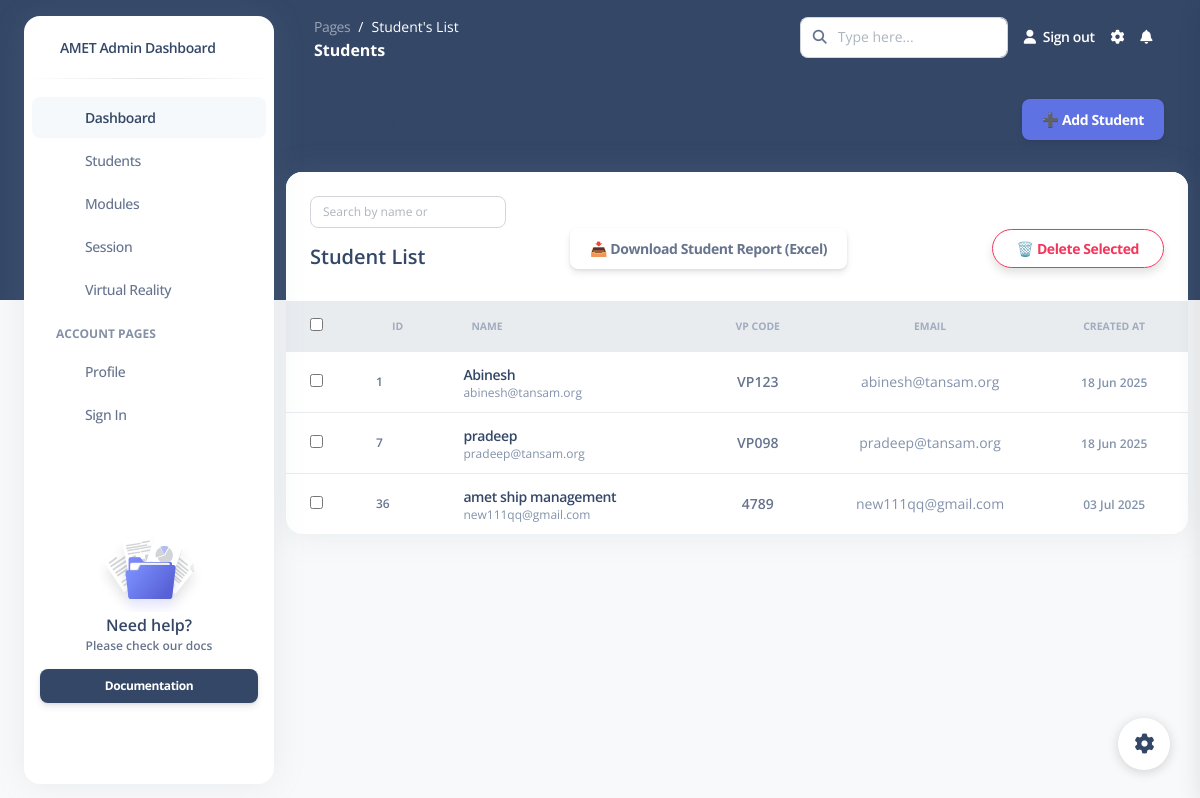
The app's page /students/, older data.
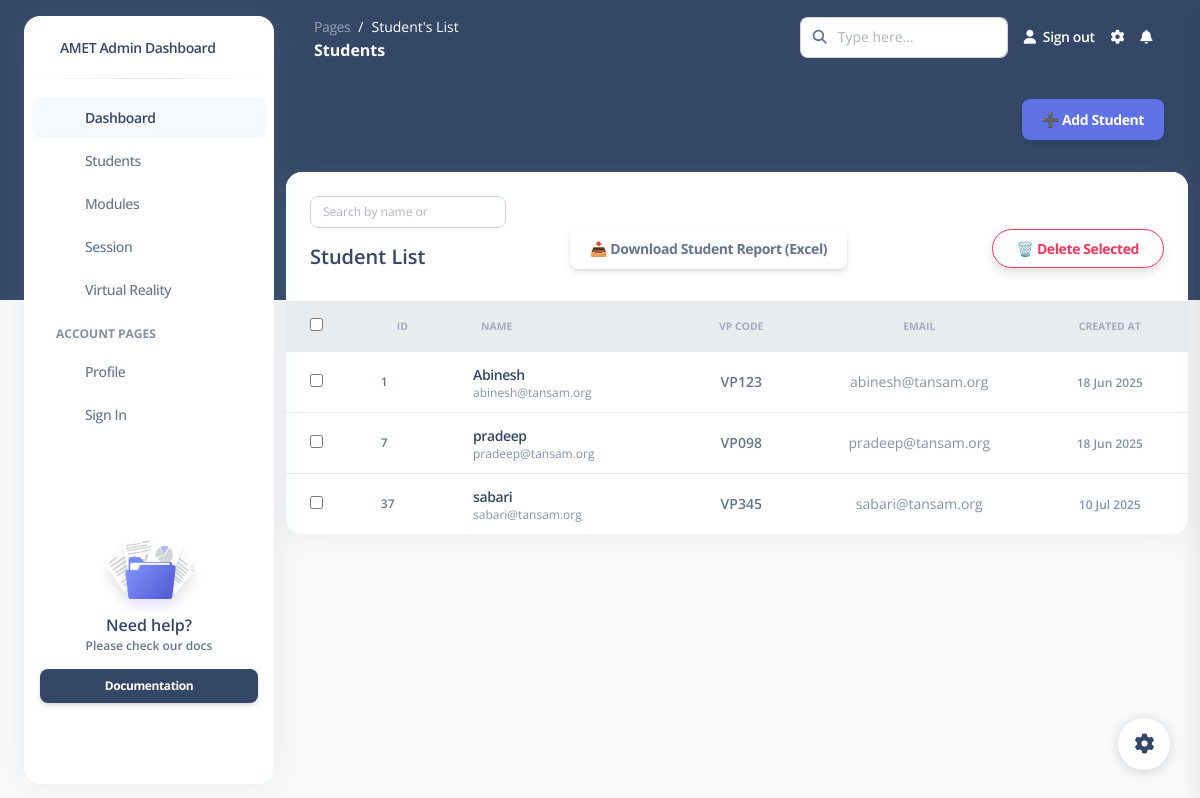
The same page, newer data.
### students/models.py (models this page shows, shortened)
class Student(models.Model):
    name = models.CharField(max_length=100)
    degree = models.ForeignKey(Degree, on_delete=models.SET_NULL, null=True, blank=True)
    department = models.ForeignKey(Department, on_delete=models.SET_NULL, null=True, blank=True,default=1)
    section = models.ForeignKey(Section, on_delete=models.SET_NULL, null=True, blank=True)
    email = models.EmailField(unique=True, null=True, blank=True)
    vp_code = models.CharField(max_length=20, unique=True)
    created_at = models.DateTimeField(default=timezone.now)

### students/views.py (the view)
# urls.py: path('students/', student_profile, name='student_profile'),
def student_profile(request):
    students = Student.objects.all()
    return render(request, 'student_profile.html', {'students': students})

### students/templates/student_profile.html (shortened to what the changed rows need)
{% load static %}
<!DOCTYPE html>
<html lang="en">
<head>
  <link href="https://demos.creative-tim.com/argon-dashboard-pro/assets/css/nucleo-icons.css" rel="stylesheet" />
  <link href="https://demos.creative-tim.com/argon-dashboard-pro/assets/css/nucleo-svg.css" rel="stylesheet" />
  <link id="pagestyle" href="{% static 'css/argon-dashboard.css' %}" rel="stylesheet" />
</head>
<body class="g-sidenav-show   bg-gray-100">
  <main class="main-content position-relative border-radius-lg ">
    <div class="container-fluid py-4">
<div class="row">
  <div class="col-12">
    <div class="card mb-4">
  <form method="POST" action="{% url 'bulk_delete_students'  %}">
  <div class="table-responsive p-0">
    <table class="table align-items-center mb-0">
      <thead class="bg-light">
        <tr>
          <th class="ps-4"><input type="checkbox" id="select-all" /></th>
          <th class="text-uppercase text-secondary text-xxs font-weight-bolder opacity-7">ID</th>
          <th class="text-uppercase text-secondary text-xxs font-weight-bolder opacity-7">Name</th>
          <th class="text-uppercase text-secondary text-xxs font-weight-bolder opacity-7 text-center">VP Code</th>
          <th class="text-uppercase text-secondary text-xxs font-weight-bolder opacity-7 text-center">Email</th>
          <th class="text-uppercase text-secondary text-xxs font-weight-bolder opacity-7 text-center">Created At</th>
        </tr>
      </thead>
      <tbody>
        {% for student in students %}
        <tr>
          <td class="ps-4">
            <input type="checkbox" name="selected_ids" value="{{ student.id }}">
          </td>
          <td><p class="text-xs font-weight-bold mb-0">{{ student.id }}</p></td>
          <td>
            <div class="d-flex px-2 py-1 align-items-center">
              <div class="d-flex flex-column justify-content-center">
                <h6 class="mb-0 text-sm">
                  <a href="{% url 'edit_student' student.id %}">{{ student.name }}</a>
                </h6>
                <p class="text-xs text-secondary mb-0">{{ student.email }}</p>
              </div>
            </div>
          </td>
          <td class="text-center"><p class="text-sm font-weight-bold mb-0">{{ student.vp_code }}</p></td>
          <td class="text-center"><p class="text-sm text-secondary mb-0">{{ student.email }}</p></td>
          <td class="text-center">
            <span class="text-xs text-secondary font-weight-bold">{{ student.created_at|date:"d M Y" }}</span>
          </td>
        {% empty %}
        <tr>
          <td colspan="7" class="text-center py-4"><p class="text-muted mb-0">No students found.</p></td>
        </tr>
        {% endfor %}
      </tbody>
    </table>
  </div>
</form>
    </div>
  </div>
</div>
    </div>
  </main>
</body>
</html>

Row changes from the older to the newer data that the page shows:
removed Student: id "36", name "amet ship management", email "new111qq@gmail.com", vp_code "4789", created_at "03 Jul 2025"
added Student: id "37", name "sabari", email "sabari@tansam.org", vp_code "VP345", created_at "10 Jul 2025"
